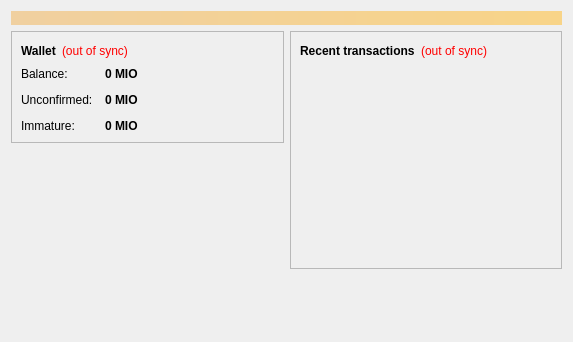
<?xml version="1.0" encoding="UTF-8"?>
<ui version="4.0">
 <class>OverviewPage</class>
 <widget class="QWidget" name="OverviewPage">
  <property name="geometry">
   <rect>
    <x>0</x>
    <y>0</y>
    <width>573</width>
    <height>342</height>
   </rect>
  </property>
  <property name="windowTitle">
   <string>Form</string>
  </property>
  <layout class="QVBoxLayout" name="topLayout">
   <item>
    <widget class="QLabel" name="labelAlerts">
     <property name="visible">
      <bool>false</bool>
     </property>
     <property name="styleSheet">
      <string notr="true">background-color: qlineargradient(x1: 0, y1: 0, x2: 1, y2: 0, stop:0 #F0D0A0, stop:1 #F8D488); color:#000000;</string>
     </property>
     <property name="wordWrap">
      <bool>true</bool>
     </property>
     <property name="margin">
      <number>3</number>
     </property>
    </widget>
   </item>
   <item>
    <layout class="QHBoxLayout" name="horizontalLayout" stretch="1,1">
     <item>
      <layout class="QVBoxLayout" name="verticalLayout_2">
       <item>
        <widget class="QFrame" name="frame">
         <property name="frameShape">
          <enum>QFrame::StyledPanel</enum>
         </property>
         <property name="frameShadow">
          <enum>QFrame::Raised</enum>
         </property>
         <layout class="QVBoxLayout" name="verticalLayout_4">
          <item>
           <layout class="QHBoxLayout" name="horizontalLayout_4">
            <item>
             <widget class="QLabel" name="label_5">
              <property name="font">
               <font>
                <weight>75</weight>
                <bold>true</bold>
               </font>
              </property>
              <property name="text">
               <string>Wallet</string>
              </property>
             </widget>
            </item>
            <item>
             <widget class="QLabel" name="labelWalletStatus">
              <property name="toolTip">
               <string>The displayed information may be out of date. Your wallet automatically synchronizes with the Moneta network after a connection is established, but this process has not completed yet.</string>
              </property>
              <property name="styleSheet">
               <string notr="true">QLabel { color: red; }</string>
              </property>
              <property name="text">
               <string notr="true">(out of sync)</string>
              </property>
              <property name="alignment">
               <set>Qt::AlignLeading|Qt::AlignLeft|Qt::AlignVCenter</set>
              </property>
             </widget>
            </item>
            <item>
             <spacer name="horizontalSpacer_2">
              <property name="orientation">
               <enum>Qt::Horizontal</enum>
              </property>
              <property name="sizeHint" stdset="0">
               <size>
                <width>40</width>
                <height>20</height>
               </size>
              </property>
             </spacer>
            </item>
           </layout>
          </item>
          <item>
           <layout class="QFormLayout" name="formLayout_2">
            <property name="fieldGrowthPolicy">
             <enum>QFormLayout::AllNonFixedFieldsGrow</enum>
            </property>
            <property name="horizontalSpacing">
             <number>12</number>
            </property>
            <property name="verticalSpacing">
             <number>12</number>
            </property>
            <item row="0" column="0">
             <widget class="QLabel" name="label">
              <property name="text">
               <string>Balance:</string>
              </property>
             </widget>
            </item>
            <item row="0" column="1">
             <widget class="QLabel" name="labelBalance">
              <property name="font">
               <font>
                <weight>75</weight>
                <bold>true</bold>
               </font>
              </property>
              <property name="cursor">
               <cursorShape>IBeamCursor</cursorShape>
              </property>
              <property name="toolTip">
               <string>Your current balance</string>
              </property>
              <property name="text">
               <string notr="true">0 MIO</string>
              </property>
              <property name="textInteractionFlags">
               <set>Qt::LinksAccessibleByMouse|Qt::TextSelectableByKeyboard|Qt::TextSelectableByMouse</set>
              </property>
             </widget>
            </item>
            <item row="1" column="0">
             <widget class="QLabel" name="label_3">
              <property name="text">
               <string>Unconfirmed:</string>
              </property>
             </widget>
            </item>
            <item row="1" column="1">
             <widget class="QLabel" name="labelUnconfirmed">
              <property name="font">
               <font>
                <weight>75</weight>
                <bold>true</bold>
               </font>
              </property>
              <property name="cursor">
               <cursorShape>IBeamCursor</cursorShape>
              </property>
              <property name="toolTip">
               <string>Total of transactions that have yet to be confirmed, and do not yet count toward the current balance</string>
              </property>
              <property name="text">
               <string notr="true">0 MIO</string>
              </property>
              <property name="textInteractionFlags">
               <set>Qt::LinksAccessibleByMouse|Qt::TextSelectableByKeyboard|Qt::TextSelectableByMouse</set>
              </property>
             </widget>
            </item>
            <item row="2" column="0">
             <widget class="QLabel" name="labelImmatureText">
              <property name="text">
               <string>Immature:</string>
              </property>
             </widget>
            </item>
            <item row="2" column="1">
             <widget class="QLabel" name="labelImmature">
              <property name="font">
               <font>
                <weight>75</weight>
                <bold>true</bold>
               </font>
              </property>
              <property name="toolTip">
               <string>Mined balance that has not yet matured</string>
              </property>
              <property name="text">
               <string notr="true">0 MIO</string>
              </property>
              <property name="textInteractionFlags">
               <set>Qt::LinksAccessibleByMouse|Qt::TextSelectableByKeyboard|Qt::TextSelectableByMouse</set>
              </property>
             </widget>
            </item>
           </layout>
          </item>
         </layout>
        </widget>
       </item>
       <item>
        <spacer name="verticalSpacer">
         <property name="orientation">
          <enum>Qt::Vertical</enum>
         </property>
         <property name="sizeHint" stdset="0">
          <size>
           <width>20</width>
           <height>40</height>
          </size>
         </property>
        </spacer>
       </item>
      </layout>
     </item>
     <item>
      <layout class="QVBoxLayout" name="verticalLayout_3">
       <item>
        <widget class="QFrame" name="frame_2">
         <property name="frameShape">
          <enum>QFrame::StyledPanel</enum>
         </property>
         <property name="frameShadow">
          <enum>QFrame::Raised</enum>
         </property>
         <layout class="QVBoxLayout" name="verticalLayout">
          <item>
           <layout class="QHBoxLayout" name="horizontalLayout_2">
            <item>
             <widget class="QLabel" name="label_4">
              <property name="text">
               <string>&lt;b&gt;Recent transactions&lt;/b&gt;</string>
              </property>
             </widget>
            </item>
            <item>
             <widget class="QLabel" name="labelTransactionsStatus">
              <property name="toolTip">
               <string>The displayed information may be out of date. Your wallet automatically synchronizes with the Moneta network after a connection is established, but this process has not completed yet.</string>
              </property>
              <property name="styleSheet">
               <string notr="true">QLabel { color: red; }</string>
              </property>
              <property name="text">
               <string notr="true">(out of sync)</string>
              </property>
              <property name="alignment">
               <set>Qt::AlignRight|Qt::AlignTrailing|Qt::AlignVCenter</set>
              </property>
             </widget>
            </item>
            <item>
             <spacer name="horizontalSpacer">
              <property name="orientation">
               <enum>Qt::Horizontal</enum>
              </property>
              <property name="sizeHint" stdset="0">
               <size>
                <width>40</width>
                <height>20</height>
               </size>
              </property>
             </spacer>
            </item>
           </layout>
          </item>
          <item>
           <widget class="QListView" name="listTransactions">
            <property name="styleSheet">
             <string notr="true">QListView { background: transparent; }</string>
            </property>
            <property name="frameShape">
             <enum>QFrame::NoFrame</enum>
            </property>
            <property name="verticalScrollBarPolicy">
             <enum>Qt::ScrollBarAlwaysOff</enum>
            </property>
            <property name="horizontalScrollBarPolicy">
             <enum>Qt::ScrollBarAlwaysOff</enum>
            </property>
            <property name="selectionMode">
             <enum>QAbstractItemView::NoSelection</enum>
            </property>
           </widget>
          </item>
         </layout>
        </widget>
       </item>
       <item>
        <spacer name="verticalSpacer_2">
         <property name="orientation">
          <enum>Qt::Vertical</enum>
         </property>
         <property name="sizeHint" stdset="0">
          <size>
           <width>20</width>
           <height>40</height>
          </size>
         </property>
        </spacer>
       </item>
      </layout>
     </item>
    </layout>
   </item>
  </layout>
 </widget>
 <resources/>
 <connections/>
</ui>
